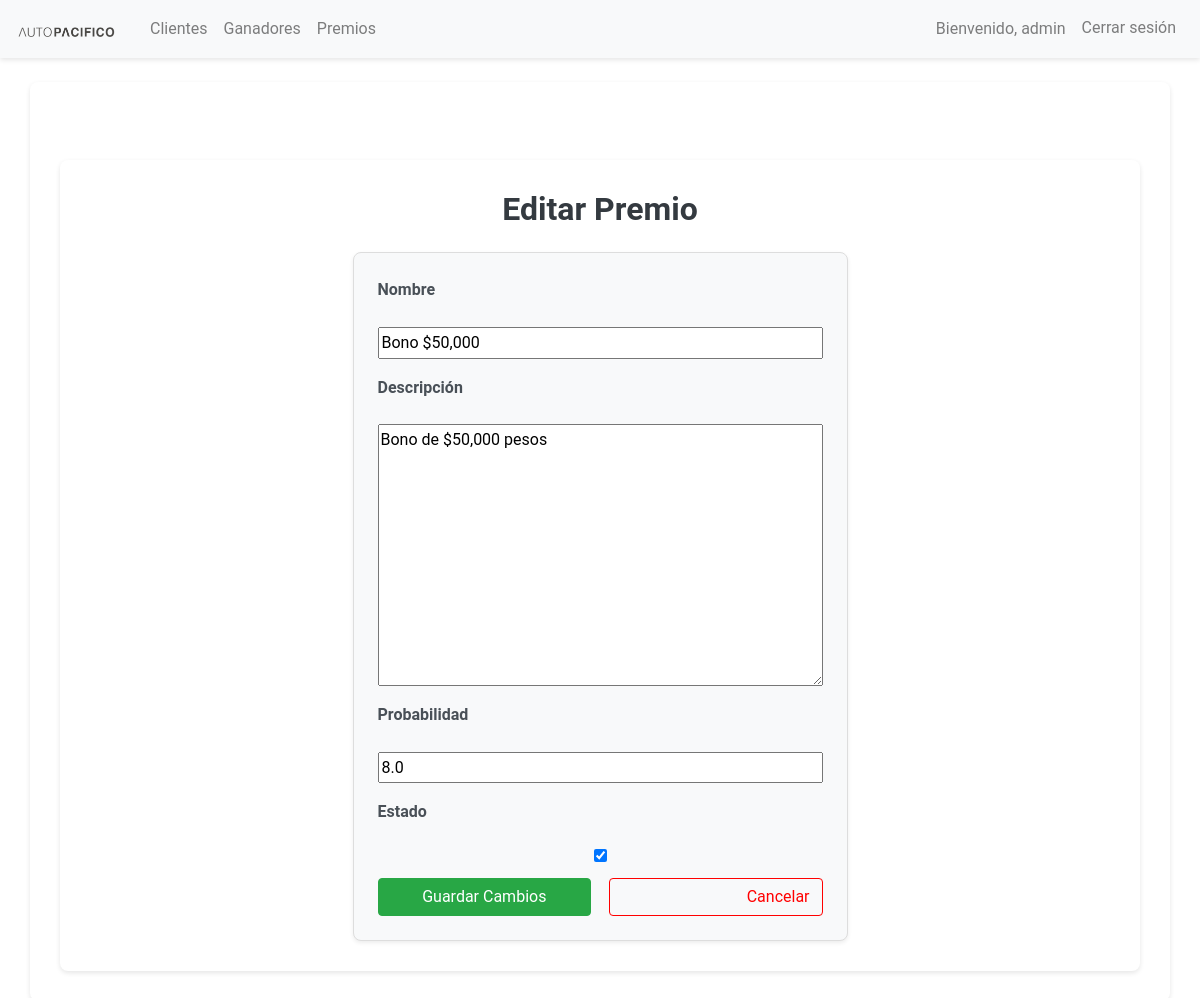
Screenshot of /ruleta/admin/premios/editar/1/ (signed in) with the database file from the repository.
### ruleta/models.py (models this page shows, shortened)
class Premio(models.Model):
    nombre = models.CharField(max_length=50)
    descripcion = models.TextField()
    probabilidad = models.FloatField(help_text="Probabilidad de ganar este premio (en porcentaje)")
    estado = models.BooleanField(default=True)  # Activo/Inactivo

### ruleta/views.py (the view)
# urls.py: path('admin/premios/editar/<int:pk>/', views.EditarPremioView.as_view(), name='editar_premio'),
class EditarPremioView(UserPassesTestMixin, UpdateView):
    model = Premio
    fields = ['nombre', 'descripcion', 'probabilidad', 'estado']
    template_name = 'admin/editar_premio.html'
    success_url = reverse_lazy('premios_crud')
    def test_func(self):
        return self.request.user.is_superuser

### ruleta/templates/admin/editar_premio.html (shortened to what this page needs)
{% extends "base.html" %}
{% block content %}
<div class="container mt-5">
    <h2 class="text-center mb-4">Editar Premio</h2>
    <div class="row justify-content-center">
        <div class="col-md-8 col-lg-6">
            <div class="card p-4 shadow-sm">
                <form method="post">
                    <div class="form-group mb-3">
                        <label for="id_nombre" class="form-label">Nombre</label>
                        {{ form.nombre }}
                    </div>
                    <div class="form-group mb-3">
                        <label for="id_descripcion" class="form-label">Descripción</label>
                        {{ form.descripcion }}
                    </div>
                    <div class="form-group mb-3">
                        <label for="id_probabilidad" class="form-label">Probabilidad</label>
                        {{ form.probabilidad }}
                    </div>
                    <div class="form-group mb-3">
                        <label for="id_estado" class="form-label">Estado</label>
                        {{ form.estado }}
                    </div>
                    <div class="d-flex justify-content-between">
                        <button type="submit" class="btn btn-success w-48">Guardar Cambios</button>
                        <a href="{% url 'premios_crud' %}" class="btn btn-outline-secondary w-48 text-right">Cancelar</a>
                    </div>
                </form>
            </div>
        </div>
    </div>
</div>
{% endblock %}

### ruleta/templates/base.html (shortened to what this page needs)
<!DOCTYPE html>
<html lang="en">
<head>
    <link rel="stylesheet" href="https://maxcdn.bootstrapcdn.com/bootstrap/4.5.2/css/bootstrap.min.css">
    {% load static %}
    <link rel="stylesheet" href="{% static 'ruleta/styles.css' %}">
</head>
<body>
    <nav class="navbar navbar-expand-lg navbar-light bg-light">
        <a class="navbar-brand" href="{% url 'dashboard' %}">
            <img src="{% static 'ruleta/img/logo.png' %}" alt="Logo" width="100" height="auto" justify="center">
        </a>
        <div class="collapse navbar-collapse" id="navbarNav">
            <ul class="navbar-nav mr-auto">
                <li class="nav-item">
                    <a class="nav-link" href="{% url 'clientes_crud' %}" justify="center">Clientes</a>
                </li>
                <li class="nav-item">
                    <a class="nav-link" href="{% url 'ganadores_crud' %}">Ganadores</a>
                </li>
                <li class="nav-item">
                    <a class="nav-link" href="{% url 'premios_crud' %}">Premios</a>
                </li>
            </ul>
            <ul class="navbar-nav ml-auto">
                {% if user.is_authenticated %}
                    <li class="nav-item">
                        <span class="nav-link">Bienvenido, {{ user.username }}</span>
                    </li>
                    <li class="nav-item">
                        <form method="post" action="{% url 'logout' %}">
                            <button type="submit" class="btn btn-outline-danger nav-link" style="border: none;">Cerrar sesión</button>
                        </form>
                    </li>
                {% else %}
                    <li class="nav-item">
                        <a class="nav-link btn btn-outline-primary" href="{% url 'login' %}">Iniciar sesión</a>
                    </li>
                {% endif %}
            </ul>
        </div>
    </nav>
    <div class="container mt-4">
        {% block content %}
        {% endblock %}
    </div>
</body>
</html>

### ruleta/static/ruleta/styles.css (style rules this page uses)
body { font-family: 'Roboto', sans-serif; background-color: #ffffff; color: #212529; line-height: 1.6; margin: 0; padding: 0; }
.navbar { background-color: #343a40; color: #f8f9fa; box-shadow: 0 2px 5px rgba(0, 0, 0, 0.1); }
.navbar .nav-link { color: #f8f9fa; transition: color 0.3s ease; }
.navbar-brand img { margin-right: 10px; }
.btn-outline-primary, .btn-outline-danger { color: #ff0000; border-color: #ff0000; transition: background-color 0.3s ease, color 0.3s ease; }
h2 { font-weight: bold; color: #343a40; text-align: center; margin-bottom: 30px; }
.container { background: #ffffff; padding: 30px; border-radius: 8px; box-shadow: 0 2px 5px rgba(0, 0, 0, 0.1); }
.card .form-group { display: flex; flex-direction: column; gap: 1rem; }
label { color: #495057; font-weight: bold; }
.card .form-group input, .card .form-group select, .card .form-group textarea { width: 100%; }
.btn-outline-secondary { color: #6c757d; border-color: #6c757d; }
.btn-success { background-color: #28a745; border-color: #28a745; }
.w-48 { width: 48%; }
.card { background-color: #f8f9fa; border: 1px solid #ddd; border-radius: 8px; padding: 20px; }
.btn-outline-secondary { justify-content: center; text-align: center; color: #ff0000; border-color: #ff0000; }

### rows the page displays
Premio: nombre "Bono $50,000", descripcion "Bono de $50,000 pesos", probabilidad "8.0", estado "☑"

### other values shown
{{ user.username }} "admin"
